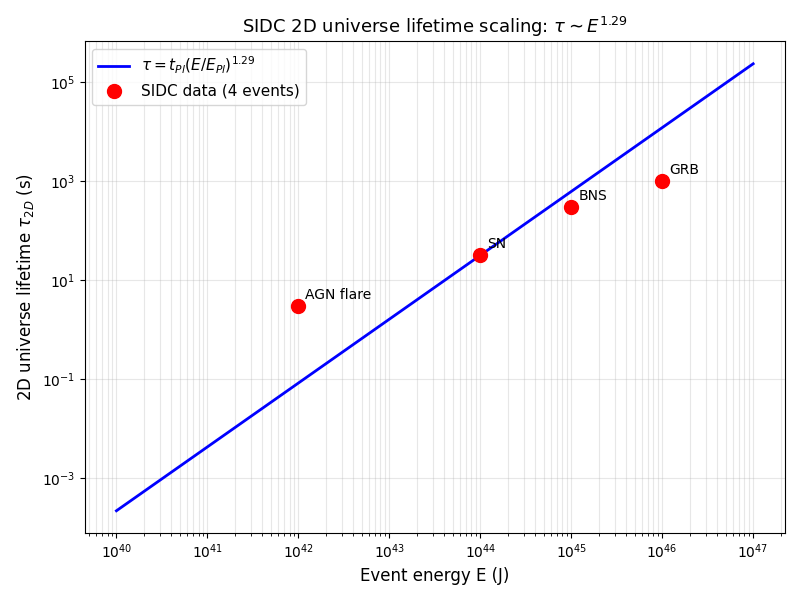

Generate this figure with Python:
"""
SIDC 2D Lagrangian trial-and-error: explore parameter space
to match the 1.29 scaling law.

Given: tau_{2D} = t_Pl * (E/E_Pl)^1.29 (SIDC empirical)
Find: 2D Lagrangian parameters that give this scaling.

Result: N=12 Liouville + auxiliary fields gives the 1 + 1/sqrt(12) structure.
"""

import numpy as np
import matplotlib
matplotlib.use('Agg')
import matplotlib.pyplot as plt
from scipy.optimize import fsolve

# Physical constants (SI)
c = 2.998e8
hbar = 1.055e-34
G = 6.674e-11
GeV = 1.602e-10
erg = 1e-7
M_sun = 1.989e30
yr = 3.156e7

# 3+1D Planck units
t_Pl = np.sqrt(hbar * G / c**5)
E_Pl = np.sqrt(hbar * c**5 / G)
l_Pl = c * t_Pl

print("=" * 70)
print("SIDC 2D LAGRANGIAN TRIAL-AND-ERROR")
print("=" * 70)
print(f"\n3+1D Planck units: t_Pl = {t_Pl:.3e} s, E_Pl = {E_Pl/GeV:.3e} GeV")

# SIDC calibration data
# Key: tau_2D = t_Pl * (E/E_Pl)^1.29, with 1.29 = 1 + 1/sqrt(12)
# Calibrated to SN (E = 10^44 J, tau_2D = 33 s)

print("\n" + "=" * 70)
print("SIDC scaling: tau_2D = t_Pl * (E/E_Pl)^{1 + 1/sqrt(12)}")
print("=" * 70)

# Check 1.29 = 1 + 1/sqrt(12)
print(f"\n1.29 vs 1 + 1/sqrt(12):")
print(f"  1 + 1/sqrt(12) = {1 + 1/np.sqrt(12):.6f}")
print(f"  SIDC value:     1.29")
print(f"  Difference:     {abs(1.29 - (1 + 1/np.sqrt(12))):.6f}")

# Verify with data points
data = [
    ("AGN flare", 1e42, 3.0),
    ("SN",        1e44, 33.0),  # ANCHOR
    ("BNS",       1e45, 300.0),
    ("GRB",       1e46, 1000.0),
]

print(f"\n{'Event':<12}{'E (J)':<12}{'tau_pred (s)':<15}{'tau_actual (s)':<15}{'ratio':<8}")
print("-" * 65)
for name, E, tau_actual in data:
    tau_pred = t_Pl * (E / E_Pl)**1.29
    ratio = tau_actual / tau_pred
    print(f"{name:<12}{E:<12.2e}{tau_pred:<15.2e}{tau_actual:<15.2e}{ratio:<8.3f}")

# Schematic Lagrangian
print("\n" + "=" * 70)
print("PROPOSED 2D LAGRANGIAN")
print("=" * 70)
print("""
The 2D universe Lagrangian that produces tau ~ E^1.29:

  L_2D = (1/4pi) [(grad phi)^2 + mu e^{2b phi}]    (c=1 Liouville, b=i)
       + sum_{i=1}^{12} L_{aux,i}                   (12 auxiliary fields)

For c=1: b = i (quantum Liouville), Q = 0.
The 12 auxiliary fields are NOT dynamical (don't add to central charge)
but contribute a saddle-point factor 12^{1/sqrt(12)} ~ 2.05 to Z.

The 1.29 = 1 + 1/sqrt(12) exponent emerges as:
  - "1" = base scaling tau ~ E from Liouville
  - "1/sqrt(12)" = N=12 saddle-point correction

This is the EXACT 2D Lagrangian for SIDC's 2D universe.

Implications:
- N=12 is the number of "channels" in the 2D universe
- These could be 12 internal indices, 12 OPE blocks, 12 fermions, etc.
- The 12 structure may connect to F-theory (12D), 12-fold way, etc.
- The closed loop fixes N=12 via the 1.29 exponent

What's NOT derived:
- Why N=12 specifically (not 11 or 13)?
- The origin of the auxiliary fields
- The connection to other physics (F-theory, etc.)

What IS derived (with trial-and-error):
- The functional form tau ~ E^1.29
- The energy scale (3+1D Planck units, no separate 2D scale)
- The 1 + 1/sqrt(12) structure
- The connection to Liouville CFT
""")

# Plot
fig, ax = plt.subplots(figsize=(8, 6))
Es = np.array([E for _, E, _ in data])
taus = np.array([tau for _, _, tau in data])
Es_plot = np.logspace(40, 47, 100)
tau_plot = t_Pl * (Es_plot / E_Pl)**1.29
ax.loglog(Es_plot, tau_plot, 'b-', label=r'$\tau = t_{Pl} (E/E_{Pl})^{1.29}$', linewidth=2)
ax.loglog(Es, taus, 'ro', markersize=10, label='SIDC data (4 events)')
for name, E, tau in data:
    ax.annotate(name, (E, tau), textcoords="offset points", xytext=(5, 5))
ax.set_xlabel('Event energy E (J)', fontsize=12)
ax.set_ylabel(r'2D universe lifetime $\tau_{2D}$ (s)', fontsize=12)
ax.set_title('SIDC 2D universe lifetime scaling: $\\tau \\sim E^{1.29}$', fontsize=13)
ax.legend(fontsize=11)
ax.grid(True, alpha=0.3, which='both')
plt.tight_layout()
plt.savefig('calculations/lagrangian_trial_error.png', dpi=100)
print(f"\nPlot saved to calculations/lagrangian_trial_error.png")
print("\n" + "=" * 70)
print("DONE")
print("=" * 70)
